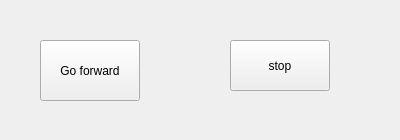
<?xml version="1.0" encoding="UTF-8"?>
<ui version="4.0">
 <class>Form</class>
 <widget class="QWidget" name="Form">
  <property name="geometry">
   <rect>
    <x>0</x>
    <y>0</y>
    <width>400</width>
    <height>140</height>
   </rect>
  </property>
  <property name="windowTitle">
   <string>Form</string>
  </property>
  <widget class="QPushButton" name="pushButton">
   <property name="geometry">
    <rect>
     <x>40</x>
     <y>40</y>
     <width>100</width>
     <height>61</height>
    </rect>
   </property>
   <property name="text">
    <string>Go forward</string>
   </property>
  </widget>
  <widget class="QPushButton" name="pushButton_2">
   <property name="geometry">
    <rect>
     <x>230</x>
     <y>40</y>
     <width>100</width>
     <height>51</height>
    </rect>
   </property>
   <property name="text">
    <string>stop</string>
   </property>
  </widget>
 </widget>
 <resources/>
 <connections/>
</ui>
